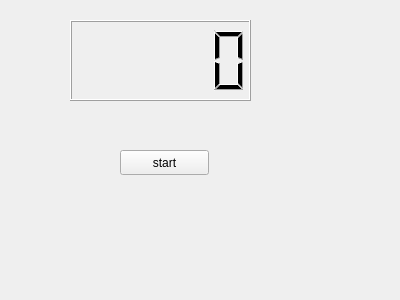
<?xml version="1.0" encoding="UTF-8"?>
<ui version="4.0">
 <class>Widget</class>
 <widget class="QWidget" name="Widget">
  <property name="geometry">
   <rect>
    <x>0</x>
    <y>0</y>
    <width>400</width>
    <height>300</height>
   </rect>
  </property>
  <property name="windowTitle">
   <string>Widget</string>
  </property>
  <widget class="QLCDNumber" name="lcdNumber">
   <property name="geometry">
    <rect>
     <x>70</x>
     <y>20</y>
     <width>181</width>
     <height>81</height>
    </rect>
   </property>
  </widget>
  <widget class="QPushButton" name="pushButton">
   <property name="geometry">
    <rect>
     <x>120</x>
     <y>150</y>
     <width>89</width>
     <height>25</height>
    </rect>
   </property>
   <property name="text">
    <string>start</string>
   </property>
  </widget>
 </widget>
 <layoutdefault spacing="6" margin="11"/>
 <resources/>
 <connections/>
</ui>
